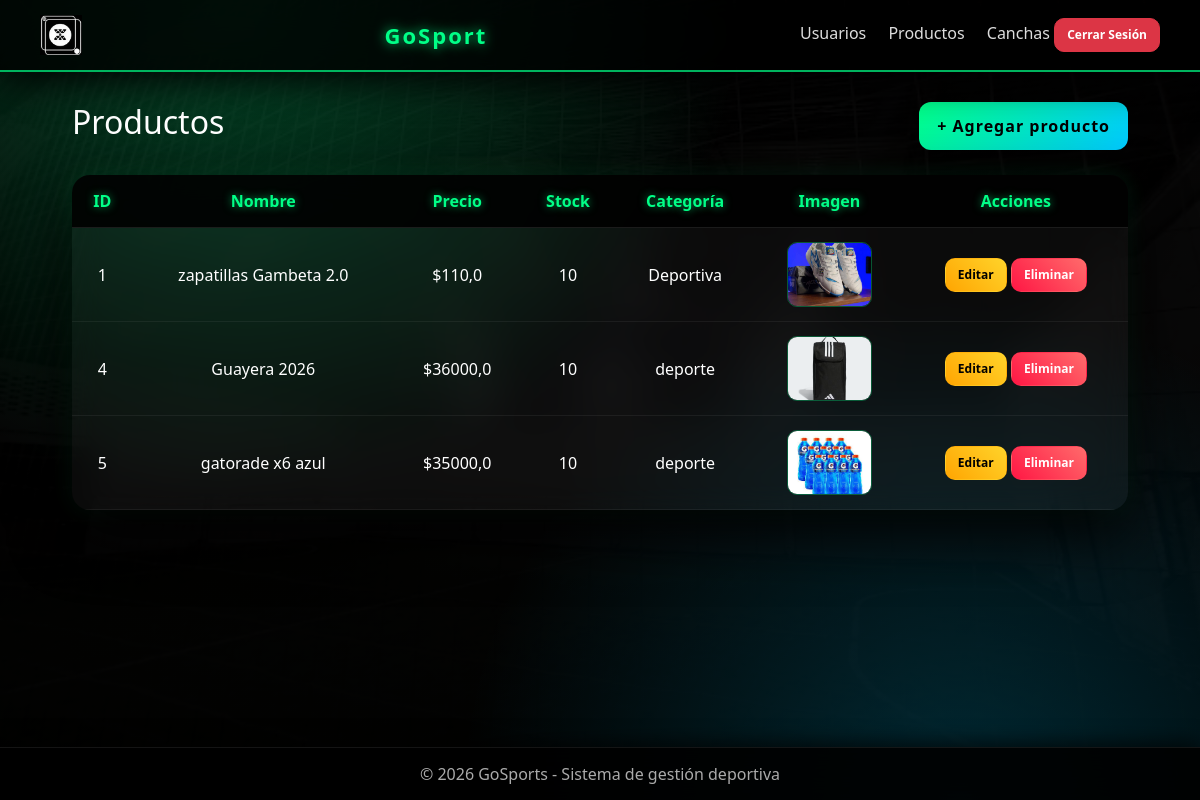
The app's page /productos/ (signed in) with its own data.
### productos/models.py (models this page shows, shortened)
class Producto(models.Model):
    nombre = models.CharField(max_length=100)
    precio = models.FloatField()
    stock = models.IntegerField()
    categoria = models.CharField(max_length=100, default='General')
    descripcion = models.TextField(blank=True, null=True)
    imagen = models.ImageField(upload_to='productos/', null=True, blank=True)

### productos/views.py (the view)
# urls.py: path('', views.lista_productos, name='lista_productos'),
@login_required
def lista_productos(request):
    if not (request.user.is_superuser or request.user.is_staff):
        messages.error(request, 'No tienes permiso para acceder a esta sección ❌')
        return redirect('reservas:home')
    productos = Producto.objects.all()
    return render(request, 'productos/lista.html', {'productos': productos})

### productos/templates/productos/lista.html (shortened to what this page needs)
{% load static %}
<!DOCTYPE html>
<html lang="es">
<head>
    <link href="https://cdn.jsdelivr.net/npm/bootstrap@5.3.0/dist/css/bootstrap.min.css" rel="stylesheet">
    <link rel="stylesheet" href="{% static 'css/lista_producto.css' %}">
</head>
<body>
<nav class="navbar">
    <img src="{% static 'img/icono.jpg' %}" class="me-2" style="height:40px;">
    <div class="logo">GoSport</div>
    <div class="nav-links">
        {% if request.user.is_superuser %}
        <a href="{% url 'usuarios:lista_usuarios' %}">Usuarios</a>
        {% endif %}
        <a href="{% url 'productos:lista_productos' %}">Productos</a>
        <a href="{% url 'canchas:lista_canchas' %}">Canchas</a>
        <form method="POST" action="{% url 'auth:logout' %}" style="display:inline;">
            <button type="submit" class="btn btn-danger btn-sm">
                Cerrar Sesión
            </button>
        </form>
    </div>
</nav>
    <div class="container">
        <div class="header">
            <h2>Productos</h2>
            <a href="{% url 'productos:crear_producto' %}" class="btn-agregar">+ Agregar producto</a>
        </div>
        <table class="tabla">
            <thead>
                <tr>
                    <th>ID</th>
                    <th>Nombre</th>
                    <th>Precio</th>
                    <th>Stock</th>
                    <th>Categoría</th>
                    <th>Imagen</th>
                    <th>Acciones</th>
                </tr>
            </thead>
            <tbody>
                {% for p in productos %}
                <tr>
                    <td>{{ p.id }}</td>
                    <td>{{ p.nombre }}</td>
                    <td>${{ p.precio }}</td>
                    <td>{{ p.stock }}</td>
                    <td>{{ p.categoria }}</td>
                    <td>
                        {% if p.imagen %}
                            <img src="{{ p.imagen.url }}" class="img-tabla">
                        {% else %}
                            Sin imagen
                        {% endif %}
                    </td>
                    <td>
                       <a href="{% url 'productos:editar_producto' p.id %}" class="btn editar">Editar</a>
                       <form method="POST" action="{% url 'productos:eliminar_producto' p.id %}" style="display:inline;"
                             onsubmit="return confirm('¿Estás seguro de eliminar este producto?')">
                           <button type="submit" class="btn eliminar">Eliminar</button>
                       </form>
                    </td>
                </tr>
                {% empty %}
                <tr>
                    <td colspan="7">No hay productos registrados</td>
                </tr>
                {% endfor %}
            </tbody>
        </table>
    </div>
    <footer class="footer">
        © 2026 GoSports - Sistema de gestión deportiva
    </footer>
</body>
</html>

### static/css/lista_producto.css (style rules this page uses)
html, body { margin: 0; padding: 0; height: 100%; font-family: "Segoe UI", Arial, sans-serif; display: flex; flex-direction: column; background: radial-gradient(circle at 20% 0%, rgba(0,255,135,0.25), transparent 40%), radial-gradient(circle at 80% 100%, rgba(0,201,255,0.20), transparent 40%), linear-gradient(rgba(0,0,0,0.95), rgba(0,0,0,0.98)), url('/static/img/cancha.jpg'); background-size: cover; background-position: center; background-attachment: fixed; color: #fff; }
.navbar { background: rgba(0,0,0,0.8); backdrop-filter: blur(15px); padding: 15px 40px; display: flex; justify-content: space-between; align-items: center; border-bottom: 2px solid rgba(0,255,135,0.7); box-shadow: 0 10px 35px rgba(0,0,0,0.9); }
.logo { font-weight: 900; font-size: 22px; color: #00ff87; letter-spacing: 2px; text-shadow: 0 0 12px rgba(0,255,135,0.8); }
.nav-links a { color: #ddd; margin-left: 18px; text-decoration: none; transition: 0.3s; position: relative; }
.nav-links a::after { content: ""; position: absolute; width: 0%; height: 2px; bottom: -5px; left: 0; background: #00ff87; transition: 0.3s; }
.container { width: 90%; max-width: 1200px; margin: 30px auto; flex: 1 0 auto; }
.header { display: flex; justify-content: space-between; align-items: center; margin-bottom: 25px; }
.btn-agregar { background: linear-gradient(135deg, #00ff87, #00c9ff); color: #000; padding: 12px 18px; text-decoration: none; border-radius: 12px; font-weight: bold; letter-spacing: 1px; transition: 0.3s; }
.tabla { width: 100%; border-collapse: collapse; background: rgba(255,255,255,0.04); backdrop-filter: blur(15px); border-radius: 18px; overflow: hidden; box-shadow: 0 25px 60px rgba(0,0,0,0.9), 0 0 25px rgba(0,255,135,0.1); }
.tabla th, .tabla td { padding: 14px; text-align: center; }
.tabla th { background: rgba(0,0,0,0.9); color: #00ff87; font-weight: 700; border-bottom: 1px solid rgba(255,255,255,0.1); text-shadow: 0 0 8px rgba(0,255,135,0.6); }
.tabla td { border-bottom: 1px solid rgba(255,255,255,0.06); }
.img-tabla { width: 85px; height: 65px; object-fit: cover; border-radius: 10px; transition: 0.3s; border: 1px solid rgba(0,255,135,0.3); }
.btn { padding: 7px 12px; color: white; text-decoration: none; border-radius: 10px; font-size: 12px; transition: 0.3s; font-weight: 600; }
.editar { background: linear-gradient(45deg, #ffa502, #ffd32a); color: #000; }
.eliminar { background: linear-gradient(45deg, #ff1744, #ff6b6b); }
.footer { background: rgba(0,0,0,0.9); backdrop-filter: blur(12px); color: #aaa; text-align: center; padding: 14px; margin-top: auto; border-top: 1px solid rgba(255,255,255,0.08); box-shadow: 0 -5px 20px rgba(0,0,0,0.7); }

### records on screen
Producto: id "1", nombre "zapatillas Gambeta 2.0", precio "110,0", stock "10", categoria "Deportiva", imagen (picture)
Producto: id "4", nombre "Guayera 2026", precio "36000,0", stock "10", categoria "deporte", imagen (picture)
Producto: id "5", nombre "gatorade x6 azul", precio "35000,0", stock "10", categoria "deporte", imagen (picture)
